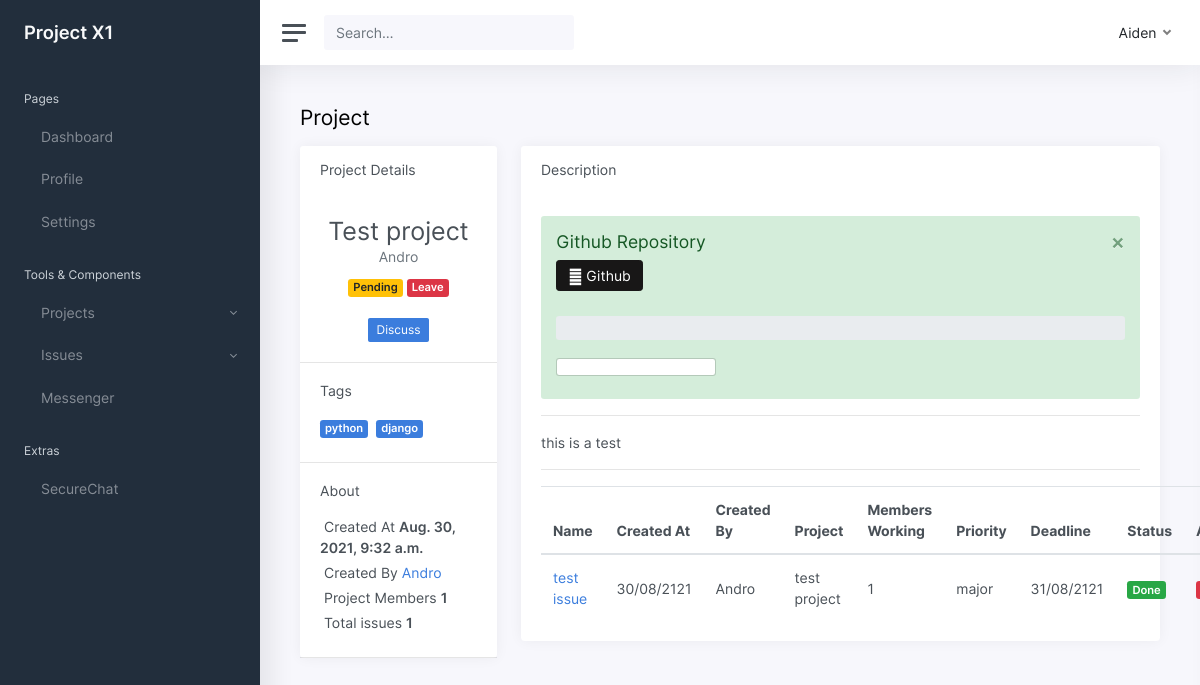
The page /projects/issues/in/1/ (signed in) on the database as committed earlier.
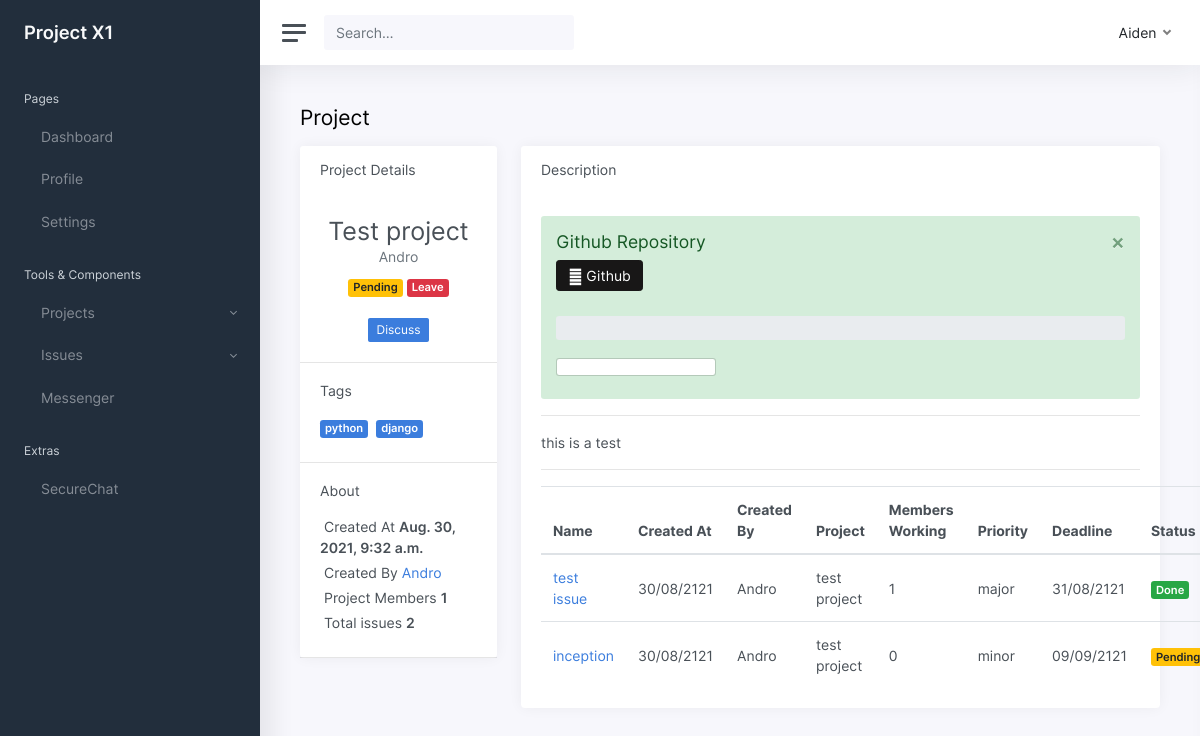
The same page on the database as committed later.
### projects/models.py (models this page shows, shortened)
class Project(models.Model):
    user = models.ForeignKey(User,null=True,on_delete=models.CASCADE,related_name='projects')
    name = models.CharField(max_length=255, unique=True)
    created_at = models.DateTimeField(auto_now=True)
    description = RichTextField(blank=True,null=True)
    tags = TaggableManager()
    complete = models.BooleanField(default = False)
    members = models.ManyToManyField(User,through="ProjectMember")
    projectJoinPermission = models.BooleanField(default=True)
    repoowner = models.CharField(max_length=255,blank=True,null=True)
    githubrepo = models.CharField(max_length=255,blank=True,null=True)
    class Meta:
        ordering = ["name"]
        unique_together = ['user','name']

### issues/models.py (models this page shows, shortened)
class Issue(models.Model):
    name = models.CharField(max_length=255, unique=True)
    user = models.ForeignKey(User,null=True,on_delete=models.CASCADE,related_name='issues')
    created_at = models.DateTimeField(auto_now=True)
    message = RichTextField(blank=True,null=True)
    project = models.ForeignKey(Project,on_delete=models.SET_NULL,related_name="issues",null=True,blank=True)
    tags = TaggableManager()
    solve = models.BooleanField(default = False)
    members = models.ManyToManyField(User,through="IssueMember")
    deadline = models.DateField(auto_now_add=False,auto_now=False,default= None,null=True,blank=True)
    PRIORITY = [
        ('Critical','Critical'),
        ('major','major'),
        ('minor','minor'),
    ]
    priority = models.CharField(max_length=10,choices = PRIORITY,default='minor')
    class Meta:
        ordering = ['created_at']

### projects/views.py (the view)
# urls.py: url(r"^issues/in/(?P<pk>\d+)/$",views.SingleProject.as_view(),name="single"),
class SingleProject(generic.DetailView):
    model = Project

### projects/templates/projects/project_detail.html (shortened to what the changed rows need)
{% extends "projects/project_base.html" %}
{% block project_content %}
{% load static %}
<div>
	<main class="content">
		<div class="container-fluid p-0">
			<h1 class="h3 mb-3">Project</h1>
			<div class="row">
				<div class="col-md-4 col-xl-3">
					<div class="card mb-3">
						<div class="card-body text-center">
							<h1 style="font-size: 25px;" class="card-title mb-0">{{project.name.capitalize}}</h1>
							<div class="text-muted mb-2">{{project.user.username}}</div>
							<div>
								{% if project.complete == False %}
								{% if project.user == user %}
								<span class="badge badge-danger"><a style="color:white;"
										href="{% url 'projects:complete' pk=project.pk %}">Mark
										Completed</a></span>
								<span class="badge badge-warning"><a style="color:white;"
										href="{% url 'projects:delete' pk=project.pk %}">
										Delete</a></span>
								{% if project.projectJoinPermission == True %}
								<span class="badge badge-success"><a style="color:white;"
										href="{% url 'projects:joinper' pk=project.pk %}">
										Open to all</a></span>
								{% else %}
								<span class="badge badge-primary"><a style="color:white;"
										href="{% url 'projects:joinper' pk=project.pk %}">
										Joined Only</a></span>
								{% endif %}
								{% else %}
								<span class="badge badge-warning">Pending</span>
								{% endif %}
								{% else %}
								<span class="badge badge-success">Done</span>
								{% endif %}
								{% if project.complete == False and project.user != user %}
								{% if user in project.members.all %}
								<span class="badge badge-danger"></span>
								{% endif %}
								{% else %}
								{% if user in project.members.all and user != project.user %}
								<td><span class="badge badge-danger"><a style="color:white;"
											href="{% url 'projects:leave' pk=project.pk %}">leave</a></span></td>
								{% endif %}
								{% endif %}
								{% if user in project.members.all or user == project.user %}
								<br><br>
								<a class="btn btn-primary btn-sm" href="{% url 'chats:all' %}">Discuss</a>
								{% endif %}
							</div>
						</div>
						<div class="card-body">
							<h5 class="h6 card-title">Tags</h5>
							{% for tag in project.tags.all %}
							<a href="{% url 'projects:tagged' pk=tag.pk %}"
								class="badge badge-primary mr-1 my-1">{{tag|safe}}</a>
							{% endfor %}
						</div>
						<div class="card-body">
							<ul class="list-unstyled mb-0">
								<li class="mb-1"> Created
									At
									<strong> {{project.created_at}}</strong></li>
								<li class="mb-1"> Created By <a
										href="{% url 'accounts:profile' pk=project.user.pk %}">
										{{project.user.username}}</a></li>
								<li class="mb-1"> Project
									Members <strong> {{project.members.count}}</strong></li>
								<li class="mb-1">
									Total issues <strong> {{project.issues.count}}</strong></li>
							</ul>
						</div>
					</div>
				</div>
				<div class="col-md-8 col-xl-9">
					<div class="card">
						<div class="card-body h-100">
							<div>
								{{project.description|safe}}
							</div>
							{% if user in project.members.all or project.user == user %}
							{% if not project.issues.all %}
							<div>
								<h3>No Issues yet</h3>
							</div>
							<hr />
							{% else %}
							<table class="table table-hover my-0">
								<thead>
									<tr>
										<th>Name</th>
										<th class="d-none d-xl-table-cell">Created At</th>
										<th class="d-none d-xl-table-cell">Created By</th>
										<th class="d-none d-xl-table-cell">Project</th>
										<th class="d-none d-xl-table-cell">Members Working</th>
										<th class="d-none d-xl-table-cell">Priority</th>
										<th class="d-none d-xl-table-cell">Deadline</th>
										<th>Status</th>
										<th>Actions</th>
									</tr>
								</thead>
								<tbody>
									{% for issue in project.issues.all %}
									{% include "issues/_issue.html" %}
									{% endfor %}
								</tbody>
							</table>
							{% endif %}
						</div>
					</div>
				</div>
				{% else %}
				<div class="card-header">
					<h2 style="font-size: 25px;" class="card-title mb-0">You are not a member of this
						project, Join to view the Issues</h2>
				</div>
				{% endif %}
			</div>
		</div>
	</main>
</div>
{% endblock %}

### issues/templates/issues/_issue.html (shortened to what this page needs)
<tr>
	<td><a href="{% url 'issues:single' pk=issue.pk %}">{{issue.name}}</a>
	</td>
	<td class="d-none d-xl-table-cell">{{issue.created_at|date:"d/m/yy"}}</td>
	<td class="d-none d-xl-table-cell">{{issue.user.username}}</td>
	<td class="d-none d-xl-table-cell">{{issue.project.name}}</td>
	<td class="d-none d-xl-table-cell">{{issue.members.count}}</td>
	<td class="d-none d-xl-table-cell">{{issue.priority}}</td>
	<td class="d-none d-xl-table-cell">{{issue.deadline|date:"d/m/yy"}}</td>
	{% if issue.solve == False %}
	{% if issue.user == user and not hide_delete %}
	<td><span class="badge badge-danger"><a style="color:white;" href="{% url 'issues:solve' pk=issue.pk %}">Mark
				solved</a></span></td>
	{% else %}
	<td><span class="badge badge-warning">Pending</span></td>
	{% endif %}
	{% else %}
	<td><span class="badge badge-success">Done</span></td>
	{% endif %}
	{% if issue.user == user and not hide_delete %}
	<td class="table-action">
		<a href="{% url 'issues:update' pk=issue.pk %}"><i class="align-middle" data-feather="edit-2"></i></a>
		<a href="{% url 'issues:delete' pk=issue.pk %}"><i class="align-middle" data-feather="trash"></i></a>
	</td>
	{% else %}
	{% if issue.solve == False %}
	{% if user in issue.members.all %}
	<td><span class="badge badge-danger"><a style="color:white;"
				href="{% url 'issues:leave' pk=issue.pk %}">quit</a></span></td>
	{% else %}
	<td><span class="badge badge-success"><a style="color:white;"
				href="{% url 'issues:join' pk=issue.pk  %}">workon</a></span></td>
	{% endif %}
	{% else %}
	{% if user in issue.members.all %}
	<td><span class="badge badge-danger"></span></td>
	{% endif %}
	{% endif %}
	{% endif %}
</tr>

Rows that differ between the two databases and show on the page:
computed for Project "Test project": issues.count "1" → "2"
added Issue: name "inception", created_at "30/08/2121", user.username "Andro", project.name "test project", members.count "0", priority "minor", deadline "09/09/2121", solve "Pending"
